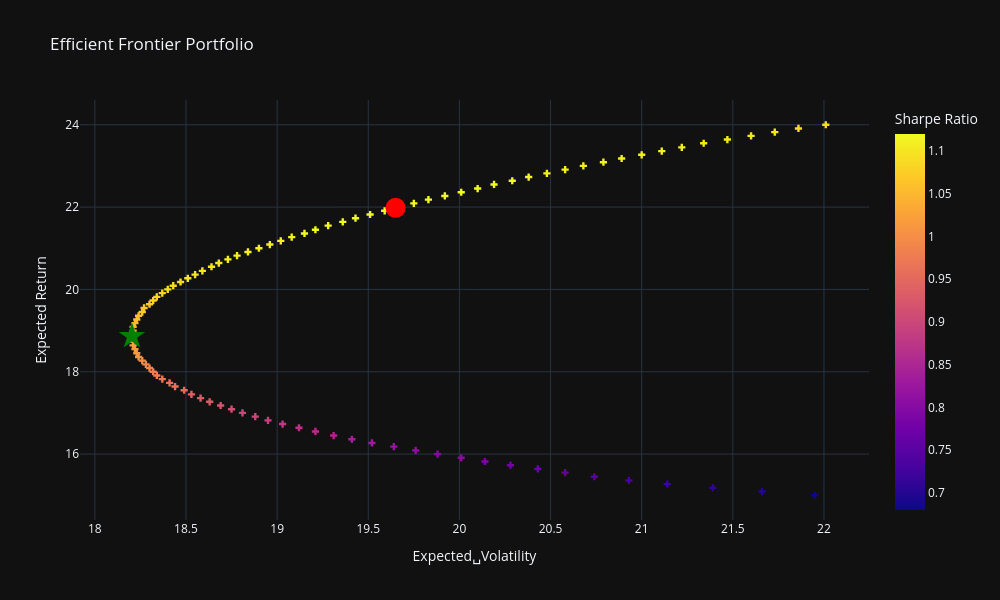

Notebook code for this chart:
### Code cell
# Plot efficient frontier portfolio
fig = px.scatter(
    efport, x='targetvols', y='targetrets',  color='targetsharpe',
    labels={'targetrets': 'Expected Return', 'targetvols': 'Expected␣Volatility','targetsharpe': 'Sharpe Ratio'}, title="Efficient Frontier Portfolio" ).update_traces(mode='markers', marker=dict(symbol='cross'))
# Plot maximum sharpe portfolio
fig.add_scatter(
    mode='markers',
    x=[100*portfolio_stats(opt_sharpe['x'])[1]],
    y=[100*portfolio_stats(opt_sharpe['x'])[0]],
    marker=dict(color='red', size=20, symbol='circle'),
    name = 'Max Sharpe'
).update(layout_showlegend=False)
# Plot minimum variance portfolio
fig.add_scatter(
    mode='markers',
    x=[100*portfolio_stats(opt_var['x'])[1]],
    y=[100*portfolio_stats(opt_var['x'])[0]],
    marker=dict(color='green', size=20, symbol='star'),
    name = 'Min Variance').update(layout_showlegend=False)
# Show spikes
fig.update_xaxes(showspikes=True)
fig.update_yaxes(showspikes=True)
fig.show()
#fig.write_image_html("images/ef.png")
#fig.write_image('Efficient-frontier.png')

### Figure 1 — Plotly figure (JSON) as saved in the notebook; plotly's stock layout.template omitted (floating-point values rounded to 4 significant figures)
{"data": [{"hovertemplate": "Expected␣Volatility=%{x}<br>Expected Return=%{y}<br>Sharpe Ratio=%{marker.color}<extra></extra>", "legendgroup": "", "marker": {"color": [0.68, 0.7, 0.71, 0.72, 0.73, 0.75, 0.76, 0.77, 0.78, 0.79, 0.8, 0.8, 0.81, 0.82, 0.83, 0.84, 0.85, 0.86, 0.87, 0.88, 0.89, 0.9, 0.9, 0.91, 0.92, 0.93, 0.93, 0.94, 0.95, 0.96, 0.96, 0.97, 0.98, 0.98, 0.99, 0.99, 1.0, 1.01, 1.01, 1.02, 1.02, 1.03, 1.03, 1.04, 1.04, 1.05, 1.05, 1.06, 1.06, 1.07, 1.07, 1.07, 1.08, 1.08, 1.08, 1.09, 1.09, 1.09, 1.1, 1.1, 1.1, 1.1, 1.1, 1.11, 1.11, 1.11, 1.11, 1.11, 1.11, 1.11, 1.12, 1.12, 1.12, 1.12, 1.12, 1.12, 1.12, 1.12, 1.12, 1.12, 1.12, 1.12, 1.12, 1.12, 1.12, 1.12, 1.11, 1.11, 1.11, 1.11, 1.11, 1.11, 1.11, 1.11, 1.1, 1.1, 1.1, 1.1, 1.09, 1.09], "coloraxis": "coloraxis", "symbol": "cross"}, "mode": "markers", "name": "", "orientation": "v", "showlegend": false, "type": "scatter", "x": [21.95, 21.66, 21.39, 21.14, 20.93, 20.74, 20.58, 20.43, 20.28, 20.14, 20.01, 19.88, 19.76, 19.64, 19.52, 19.41, 19.31, 19.21, 19.12, 19.03, 18.95, 18.88, 18.81, 18.75, 18.69, 18.63, 18.58, 18.53, 18.49, 18.44, 18.41, 18.37, 18.34, 18.32, 18.3, 18.28, 18.26, 18.24, 18.23, 18.22, 18.21, 18.21, 18.2, 18.2, 18.21, 18.21, 18.22, 18.23, 18.24, 18.26, 18.27, 18.3, 18.32, 18.34, 18.37, 18.4, 18.43, 18.47, 18.51, 18.55, 18.59, 18.64, 18.68, 18.73, 18.78, 18.84, 18.9, 18.96, 19.02, 19.08, 19.15, 19.21, 19.28, 19.36, 19.43, 19.51, 19.59, 19.67, 19.75, 19.83, 19.92, 20.01, 20.1, 20.19, 20.29, 20.38, 20.48, 20.58, 20.68, 20.79, 20.89, 21.0, 21.11, 21.22, 21.34, 21.47, 21.6, 21.73, 21.86, 22.01], "xaxis": "x", "y": [15.0, 15.09, 15.18, 15.27, 15.36, 15.45, 15.55, 15.64, 15.73, 15.82, 15.91, 16.0, 16.09, 16.18, 16.27, 16.36, 16.45, 16.55, 16.64, 16.73, 16.82, 16.91, 17.0, 17.09, 17.18, 17.27, 17.36, 17.45, 17.55, 17.64, 17.73, 17.82, 17.91, 18.0, 18.09, 18.18, 18.27, 18.36, 18.45, 18.55, 18.64, 18.73, 18.82, 18.91, 19.0, 19.09, 19.18, 19.27, 19.36, 19.45, 19.55, 19.64, 19.73, 19.82, 19.91, 20.0, 20.09, 20.18, 20.27, 20.36, 20.45, 20.55, 20.64, 20.73, 20.82, 20.91, 21.0, 21.09, 21.18, 21.27, 21.36, 21.45, 21.55, 21.64, 21.73, 21.82, 21.91, 22.0, 22.09, 22.18, 22.27, 22.36, 22.45, 22.55, 22.64, 22.73, 22.82, 22.91, 23.0, 23.09, 23.18, 23.27, 23.36, 23.45, 23.55, 23.64, 23.73, 23.82, 23.91, 24.0], "yaxis": "y"}, {"marker": {"color": "red", "size": 20, "symbol": "circle"}, "mode": "markers", "name": "Max Sharpe", "type": "scatter", "x": [19.65], "y": [21.98]}, {"marker": {"color": "green", "size": 20, "symbol": "star"}, "mode": "markers", "name": "Min Variance", "type": "scatter", "x": [18.2], "y": [18.86]}], "layout": {"coloraxis": {"colorbar": {"title": {"text": "Sharpe Ratio"}}, "colorscale": [[0.0, "#0d0887"], [0.1111, "#46039f"], [0.2222, "#7201a8"], [0.3333, "#9c179e"], [0.4444, "#bd3786"], [0.5556, "#d8576b"], [0.6667, "#ed7953"], [0.7778, "#fb9f3a"], [0.8889, "#fdca26"], [1.0, "#f0f921"]]}, "height": 600, "legend": {"tracegroupgap": 0}, "showlegend": false, "title": {"text": "Efficient Frontier Portfolio"}, "width": 1000, "xaxis": {"anchor": "y", "domain": [0.0, 1.0], "showspikes": true, "title": {"text": "Expected␣Volatility"}}, "yaxis": {"anchor": "x", "domain": [0.0, 1.0], "showspikes": true, "title": {"text": "Expected Return"}}}}
